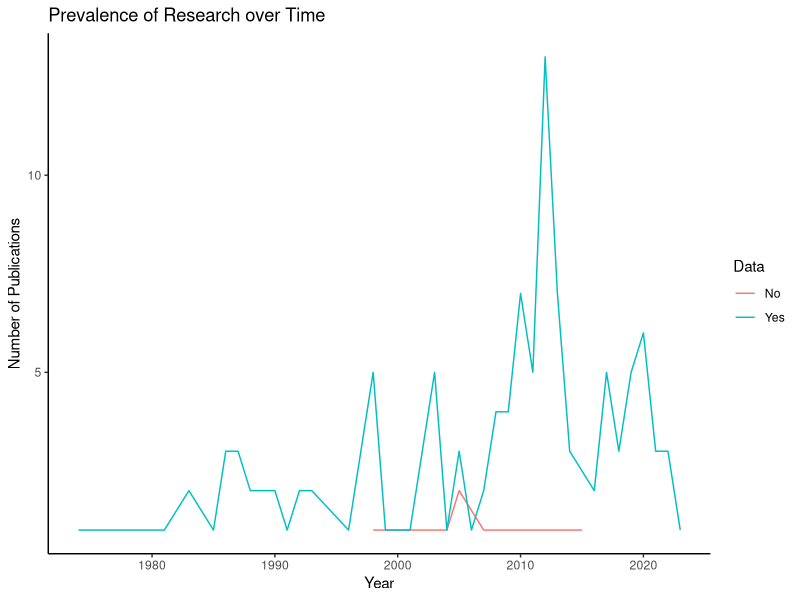

Write R code to recreate this figure.
#Load required packages from library
library(ggplot2)
library(tidyverse)
#Load .csv and name year_data
year_data <- read.csv("year_data.csv")
#Look at data
head(year_data)
#Summarize data by year
year_sum <- year_data %>%
  group_by(Year) %>%
  add_count(Data)

#Plot Data into
ggplot(year_sum, aes(x=Year,y=n,color=Data)) +
  geom_line() + labs(title = "Prevalence of Research over Time",
                     x = "Year",
                     y = "Number of Publications") +
  theme_classic()
